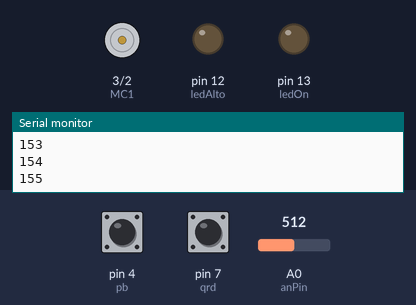
A sketch run on a simulated Arduino Uno, built with avr-gcc and run on an emulated ATmega328P. Parts: motor-driver pin pairs drawn as motors (green arrow = first pin HIGH = forward, orange = second pin HIGH = backward, longer = more drive, scaled by the enable pin), output pins drawn as LEDs (lit = HIGH), the last lines printed to the serial monitor. Inputs (shaded band) come from the test bench; at power-on: pin 4 (pb) LOW, A0 (anPin) = 512, pin 7 (qrd) HIGH. EEPROM starts erased.

Above: at 1.2 s.
1.3 s: pin 4 (pb) driven HIGH
At 3.3 s:
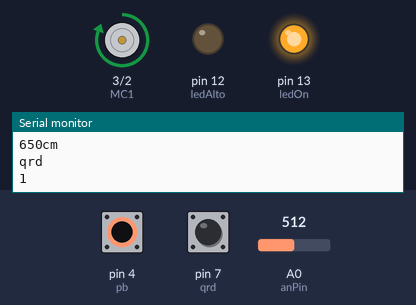
3.8 s: A0 (anPin) set to 83
5.3 s: A0 (anPin) set to 74
At 6.5 s:
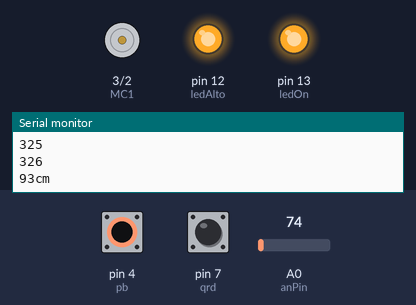
7.1 s: A0 (anPin) set to 110
At 8.4 s:
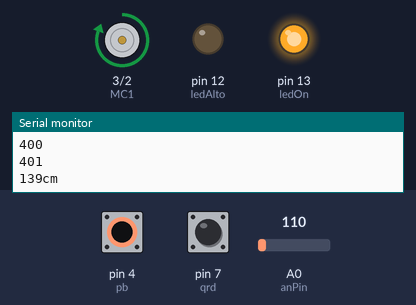
8.7 s: A0 (anPin) set to 0
At 8.98 s:
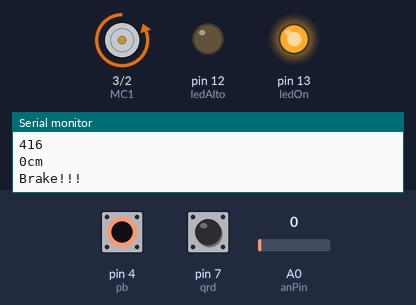
10.6 s: pin 4 (pb) pulsed LOW 5 times (0.12 s each, 0.3 s apart)
At 12.3 s:
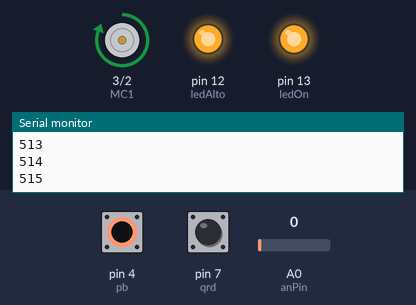
Timing chart, 0 to 13.8 s (numbered marks = the images above; inputs shaded):
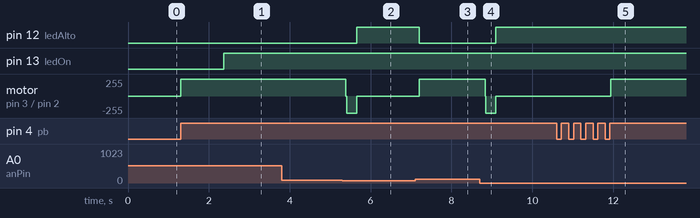

Measured:
- the behaviour switches between 80 and 79 on A0 (anPin) (found by bisection; images 1 and 2)
- after the input at 1.3 s, pin 13 (ledOn): LOW → HIGH after 1.1 s; motor on pin 3 (MC1) / pin 2 (MC2): stopped → forward 255/255 at once
- after the input at 5.3 s, pin 12 (ledAlto): LOW → HIGH after 0.35 s; motor on pin 3 (MC1) / pin 2 (MC2): forward 255/255 → backward 255/255 after 0.08 s, → stopped 0.27 s later
- after the input at 7.1 s, pin 12 (ledAlto): HIGH → LOW after 0.10 s; motor on pin 3 (MC1) / pin 2 (MC2): stopped → forward 255/255 after 0.10 s
- after the input at 8.7 s, pin 12 (ledAlto): LOW → HIGH after 0.40 s; motor on pin 3 (MC1) / pin 2 (MC2): forward 255/255 → backward 255/255 after 0.13 s, → stopped 0.27 s later
- after the input at 10.6 s, motor on pin 3 (MC1) / pin 2 (MC2): stopped → forward 255/255 after 1.3 s

The sketch:

carro.ino
```cpp
#include <EEPROM.h>
 //programa que va adelante se para y avanza

//Hbridge Motor Control
const int EN=9;   //Half Bridge 1 Enable
const int MC1=3;  //Motor Control 1
const int MC2=2;  //Motor Control 2
const int POT=0;  //POT on Analog Pin 0
const int pb=4;
const int qrd= 7;
const int ledAlto = 12;
const int ledOn = 13;
const int anPin = A0;

int vuelta=0;
  long inicio;
  long milisegundos;
  double seg;

  int root;
int errorActual;

int senalQrd=0;

float velDeseada=.5;
double tau=1.7;
double  kp=2;
double to= 0.0316;
double ti=0.117144;
double ts=.68;
int estadoAnterior;
boolean obstaculo =false;


int val = 0;      //for storing the reading from the POT
int velocity = 115; //For storing the desired velocity (from 0-255)
boolean pb1=LOW;
const int sus=A0; // Sensor Ultra Sonico SUS


int potencia=255;
double velocidad =0;
long anVolt, inches, cm;
double   distancia=0.0;
boolean avanzando;
boolean refresco;
int counter = 0;

void setup()
{
  Serial.begin(9600);
  inicio = millis();
  pinMode(pb,INPUT);
  pinMode(EN, OUTPUT);
  pinMode(MC1, OUTPUT);
  pinMode(MC2, OUTPUT);
     pinMode(qrd,INPUT);
     pinMode(ledOn,OUTPUT);
     pinMode(ledAlto,OUTPUT);
  //forward(velocity);//Initialize with motor on
  avanzando = false;
  refresco = false;
  root=0;
  velocidad=0;
}

void loop() {


  milisegundos = millis();
  contarDistancia();


  if(!refresco) { //reset false no se le a picado


    if(digitalRead(pb) == HIGH && avanzando == true) { // esta avanzando y que se pare
      brake();
      refresco = true;
      delay(1000);
    }


    else if (digitalRead(pb) == HIGH && avanzando == false) {  //esta parado que avance
      forward(potencia);
      refresco = true;
      delay(1000);
    }
  } //refresco false

    if(!digitalRead(pb) == HIGH) {
      refresco = false;
    }


   if(avanzando)
   {
      distancia = leerUltrasonico();

      if (distancia <= 100 && obstaculo ==false) {
//      Serial.println(distancia);
      brakeAvanzando();
      delay(20);
      reverse(255);
      delay(250);
      brakeAvanzando();
      obstaculo=true;
      }

      else

      if(distancia > 100 && obstaculo ==true){

      forward(potencia);
      obstaculo=false;

    }

    if (distancia <= 100){
    digitalWrite(ledAlto,HIGH);
    }

    if (distancia > 100){
    digitalWrite(ledAlto,LOW);
    }


    digitalWrite(ledOn,HIGH);


   }


senalQrd=digitalRead(qrd);
Serial.println("qrd");
Serial.println(senalQrd);
 delay(10);
 guardar();


}

//Motor goes forward at given rate (from 0-255)
void forward (int rate)
{
  avanzando = true;
  digitalWrite(EN, LOW);
  digitalWrite(MC1, HIGH);
  digitalWrite(MC2, LOW);
  analogWrite(EN, 255);
}
//Motor goes backward at given rate (from 0-255)
void reverse (int rate)
{
  digitalWrite(EN, LOW);
  digitalWrite(MC1, LOW);
  digitalWrite(MC2, HIGH);
  analogWrite(EN, 255);
}
//Stops motor
void brake ()
{
  avanzando = false;
  digitalWrite(EN, LOW);
  digitalWrite(MC1, LOW);
//  digitalWrite(MC2, LOW);
  digitalWrite(EN, HIGH);
//  Serial.println("Brake!!!");
}

double leerUltrasonico(){
    anVolt = analogRead(anPin)/2;
    delay(10);


  cm = anVolt * 2.54;
  Serial.print(cm);
  Serial.print("cm");
  Serial.println();
  //reset sample total
  delay(50);
  return cm;
}

//Stops motor
void brakeAvanzando ()
{
  digitalWrite(EN, LOW);
  digitalWrite(MC1, LOW);
  digitalWrite(MC2, LOW);
  digitalWrite(EN, HIGH);
  Serial.println("Brake!!!");
}

void contarDistancia(){

if( senalQrd == 0 ){
   vuelta=vuelta+1;
   distancia = vuelta * .161;
   Serial.println("distancia recorrida=");
  Serial.println(distancia);

   //Serial.println("tiempo=");
   //Serial.println(milisegundos);

   seg=milisegundos/1000;
   Serial.println("segundos");
   Serial.println(seg);
   velocidad = distancia / seg ;

   Serial.println("velocidad actual=");
   Serial.println(velocidad);
//   Serial.println(root);
//  EEPROM.write(root, velocidad);
//  root = root + 1;
//
//  if(root == EEPROM.length())
//  root = 0;

   }
}


void guardar()
{
  double dist=distancia;
  double s=seg;
  double vel= velocidad;

  Serial.println(root);
  EEPROM.write(root, dist);
  root = root + 1;

  Serial.println(root);
  EEPROM.write(root, seg);
  root = root + 1;

  Serial.println(root);
  EEPROM.write(root, vel);
  root = root + 1;

  if(root == EEPROM.length())
  root = 0;


}
```
